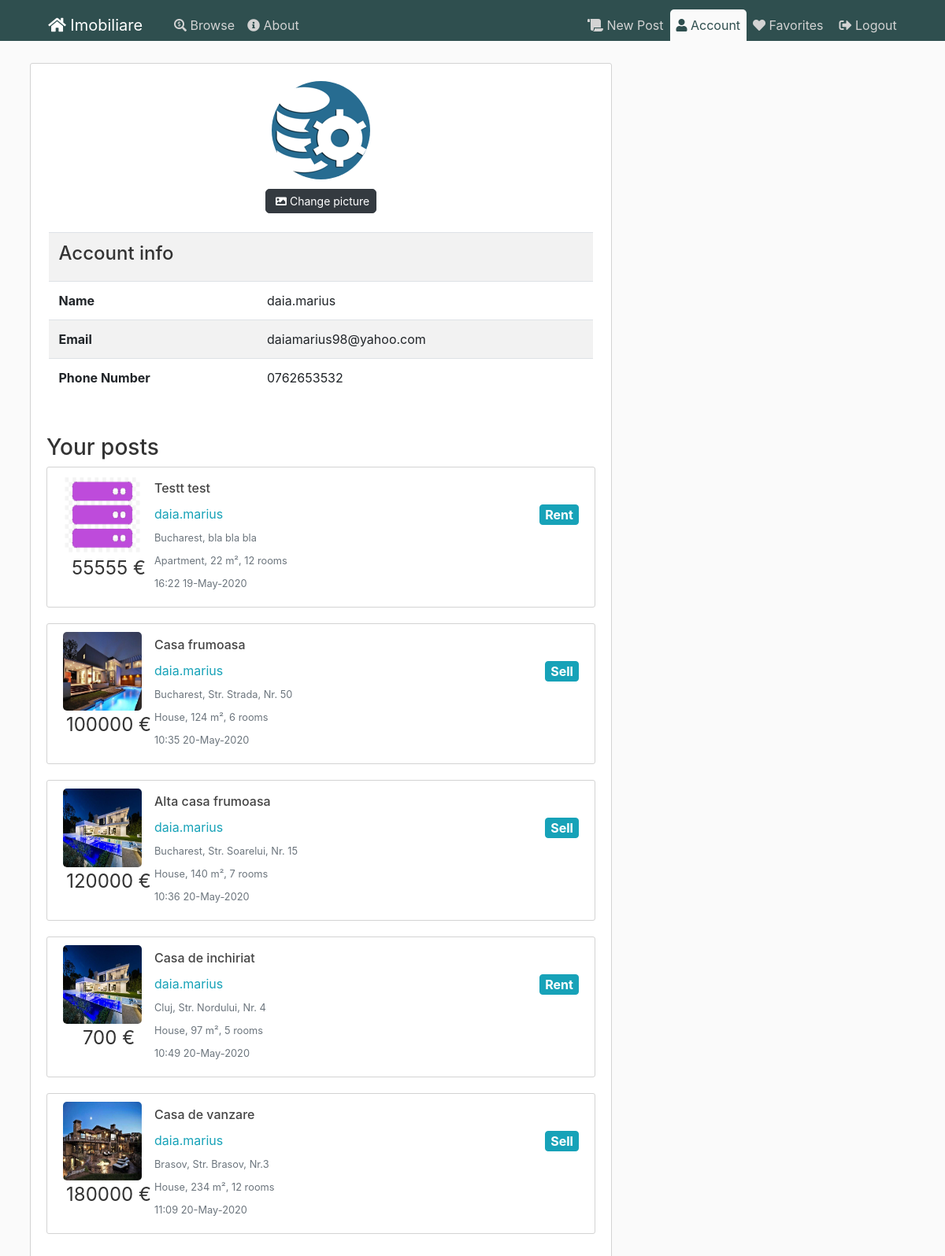
Page /account (signed in) on the committed database.
### flaskblog/models.py (models this page shows, shortened)
class User(db.Model, UserMixin):
    id = db.Column(db.Integer, primary_key=True)
    username = db.Column(db.String(20), unique=True, nullable=False)
    email = db.Column(db.String(120), unique=True, nullable=False)
    phonenumber = db.Column(db.String(15), nullable=False)
    image_file = db.Column(db.String(20), nullable=False, default='default.jpg')
    password = db.Column(db.String(60), nullable=False)
    posts = db.relationship('Post', backref='author', lazy=True)
    favorites = db.relationship('Post', secondary=user_favorites)

class Post(db.Model):
    id = db.Column(db.Integer, primary_key=True)
    title = db.Column(db.String(100), nullable=False)
    date_posted = db.Column(db.DateTime, nullable=False, default=datetime.utcnow)
    content = db.Column(db.Text, nullable=False)
    user_id = db.Column(db.Integer, db.ForeignKey('user.id'), nullable=False)
    city_id = db.Column(db.Integer, db.ForeignKey('city.id'), nullable=False)
    anouncement_type = db.Column(db.String(20), nullable=False)
    house_type = db.Column(db.String(20), nullable=False)
    price = db.Column(db.Integer, nullable=False)
    square_meters = db.Column(db.Integer, nullable=False)
    number_rooms = db.Column(db.Integer, nullable=False)
    address = db.Column(db.String(100), nullable=False)
    phonenumber = db.Column(db.String(15), nullable=True)
    post = db.relationship('Image')
    favorited = db.relationship('User', secondary=user_favorites)

class Image(db.Model):
    id = db.Column(db.Integer, primary_key=True)
    name = db.Column(db.String(100), nullable=False)
    post_id = db.Column(db.Integer, db.ForeignKey('post.id'), nullable=False)
    post = db.relationship('Post', backref='images', lazy=True)

class City(db.Model):
    id = db.Column(db.Integer, primary_key=True)
    name = db.Column(db.String(100), nullable=False)
    country_id = db.Column(db.Integer, db.ForeignKey('country.id'), nullable=False)
    country = db.relationship('Country', back_populates="cities")
    posts = db.relationship('Post', backref='city', lazy=True)

### flaskblog/users/routes.py (the view, shortened to what this page needs)
@users.route("/account", methods=['GET', 'POST'])
@login_required
def account():
    form = UpdateAccountForm()
    image_file = url_for('static', filename='profile_pics/' + current_user.image_file)
    return render_template('account2.html', title='My Account', user=current_user,
                           image_file=image_file, form=form)

### flaskblog/models.py (called while the page is built)
@login_manager.user_loader
def load_user(user_id):
    return User.query.get(int(user_id))

### flaskblog/templates/account2.html (shortened to what this page needs)
{% extends "layout.html" %}
{% if form %}
    {% set active_page = "account" %}
{% endif %}
{% block content %}
    <div class="content-section content-fit">
        <div class="d-flex justify-content-center">
            <img class="rounded-circle account-img" src="{{ image_file }}">
        </div>
        {% if form %}
        <div class="d-flex justify-content-center">
            <button class="btn btn-sm btn-dark" data-toggle="modal" data-target="#confirmDeleteCheck">
                <i class="fas fa-image"></i> Change picture
            </button>
        </div>
        {% endif %}
        <div class="mt-4">
            <div class="table-responsive table-striped">
                <table class="table">
                    <tr>
                        <th colspan="2">
                            <h4>Account info</h4>
                        </th>
                    </tr>
                    <tr>
                        <th scope="col">Name</th>
                        <td scope="col">{{user.username}}</td>
                    </tr>
                    <tr>
                        <th scope="col">Email</th>
                        <td scope="col">{{user.email}}</td>
                    </tr>
                    <tr>
                        <th scope="col">Phone Number</th>
                        <td scope="col">{{user.phonenumber}}</td>
                    </tr>
                </table>
            </div>
        </div>
        <h3>Your posts</h3>
        {% for post in user.posts %}
            <article class="media content-section table-row" data-href="{{ url_for('posts.post', post_id=post.id) }}">
            <div class="article-metadata">
                {% if post.images[0] %}
                <img class="article-img" src="/static/post_pics/{{post.images[0].name}}">
                {% else %}
                <img class="rounded-circle article-img" src="{{ url_for('static', filename='defaults/house.png') }}">
                {% endif %}
                <p class="article-price text-center">{{post.price}} €</p>
            </div>
            <div class="media-body">
                <h4><a class="article-title" href="{{ url_for('posts.post', post_id=post.id) }}">{{ post.title }}</a></h4>
                <div class="article-metadata">
                <a class="mr-2"
                    href="{{ url_for('users.user_posts', username=post.author.username) }}">{{ post.author.username }}</a>
                <a class="btn btn-info badge float-right article-type">{{ post.anouncement_type }}</a>
                </div>
                <div class="article-metadata">
                <small class="text-muted">{{post.city.name}}, {{post.address}}</small>
                </div>
                <div class="article-metadata">
                <small class="text-muted">{{post.house_type}}, {{post.square_meters}} m², {{post.number_rooms}} rooms</small>
                </div>
                <div class="article-metadata">
                <small class="text-muted">{{ post.date_posted.strftime('%H:%M %d-%B-%Y') }}</small>
                </div>
            </div>
            </article>
            {% endfor %}
    </div>
{% endblock content %}

### flaskblog/static/css/main.css (style rules this page uses)
html { font-size: 16px; overflow-x: hidden; }
body { background: var(--bodybackground); color: var(--bodytextcolor); margin-top: 5rem; width: 100%; }
.content-fit { min-height: 70vh; position: relative; overflow-x:hidden !important; }
h1, h2, h3, h4, h5, h6 { color: var(--bodytextcolor); }
.content-section { background: var(--white); padding: 10px 20px; border: 1px solid var(--lightgray); border-radius: 3px; margin-bottom: 20px; }
.article-title { color: #444444; }
.article-img { height: 100px; width: 100px; margin-right: 16px; border-radius:5px; }
.article-price { font-size: 1.5rem; }
.article-type { font-size:1rem; }
.article-metadata { padding-bottom: 1px; margin-bottom: 4px; border-bottom: 1px solid #e3e3e3 }
.account-img { height: 125px; width: 125px; margin-right: 20px; margin-bottom: 16px; text-align: center; justify-content: center; padding: 0; margin:0; margin-top:0.75rem; margin-bottom:0.75rem; }
a { color: var(--lightblue); font-size: 1rem; cursor: pointer; }
.content-section { overflow: auto ; width:100% !important; overflow-x: hidden !important; }
:root { --darkgreen: #2F4F4F; --lightblue: #17a2b8; --dark: #343a40; --lightgreen: #28a745; --darkred: #b00020; --yellow: #ffc107; --white: white; --gray: gray; --lightgray: lightgray; --fadegray: #f3f3f3; --bodybackground: #fafafa; --bodytextcolor: #333333; --blueglow: rgba(41, 137, 167, 0.2); --whiteglow: rgba(254, 255, 205, 0.2); }
.article-metadata { border-bottom: none; }
.content-section { overflow-x: auto !important; }
.badge { color: var(--white) !important; }
.btn-dark { color:var(--white); border-radius: 5px; transition: 0.5s; }
.table { width: 99%; margin-left: auto; margin-right: auto; }
.table-responsive { margin-bottom: 2rem; }

### rows in the picture
User: username "daia.marius", email "daiamarius98@yahoo.com", phonenumber "0762653532"
Post: name (picture), price "55555", title "Testt test", author.username "daia.marius", anouncement_type "Rent", city.name "Bucharest", address "bla bla bla", house_type "Apartment", square_meters "22", number_rooms "12", date_posted "16:22 19-May-2020"
Post: name (picture), price "100000", title "Casa frumoasa", author.username "daia.marius", anouncement_type "Sell", city.name "Bucharest", address "Str. Strada, Nr. 50", house_type "House", square_meters "124", number_rooms "6", date_posted "10:35 20-May-2020"
Post: name (picture), price "120000", title "Alta casa frumoasa", author.username "daia.marius", anouncement_type "Sell", city.name "Bucharest", address "Str. Soarelui, Nr. 15", house_type "House", square_meters "140", number_rooms "7", date_posted "10:36 20-May-2020"
Post: name (picture), price "700", title "Casa de inchiriat", author.username "daia.marius", anouncement_type "Rent", city.name "Cluj", address "Str. Nordului, Nr. 4", house_type "House", square_meters "97", number_rooms "5", date_posted "10:49 20-May-2020"
Post: name (picture), price "180000", title "Casa de vanzare", author.username "daia.marius", anouncement_type "Sell", city.name "Brasov", address "Str. Brasov, Nr.3", house_type "House", square_meters "234", number_rooms "12", date_posted "11:09 20-May-2020"
